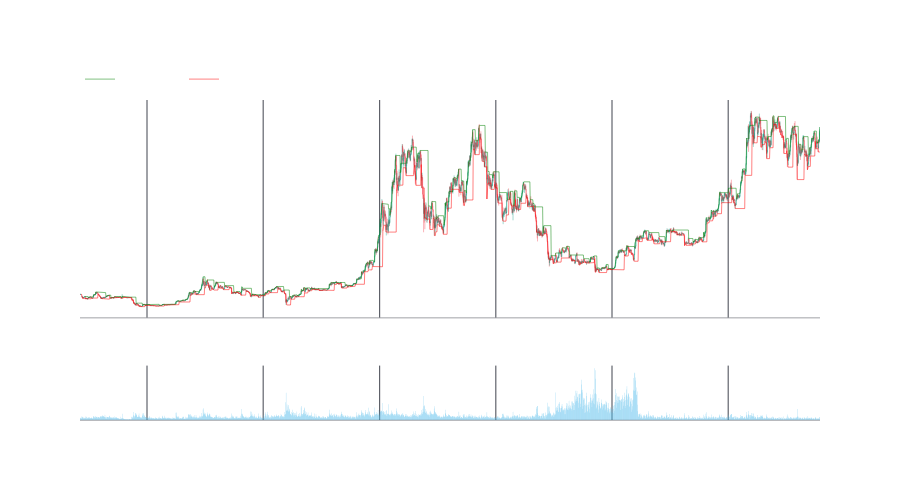

Notebook source saved alongside this figure:
### Code cell
indicators = [
     {'col': 'ha_trend_up','name': 'ha_trend_up','color': 'green','row': 1, 'mode':'lines',},
     {'col': 'ha_trend_down','name': 'ha_trend_down','color': 'red','row': 1, 'mode':'lines',},
     #{'col': 'st_high','name': 'ST High','color': 'green','row': 1, 'mode':'markers',},
     #   {'col': 'FL_0.0%', 'name': 'FL_0.0%', 'color': 'red', 'row': 1, 'mode': 'lines', }, 
     #   {'col': 'FL_gold1', 'name': 'FL_gold1', 'color': 'orange', 'row': 1, 'mode': 'lines', }, 
     #   {'col': 'FL_gold2', 'name': 'FL_gold2', 'color': 'orange', 'row': 1, 'mode': 'lines', }, 
     #   {'col': 'FL_100.0%', 'name': 'FL_100.0%', 'color': 'green', 'row': 1, 'mode': 'lines', }, 
        ]

indicators_out = [
     #{'col': 'sign_acum','name': 'sign_acum','color': 'yellow','row': 1, 'mode':'lines',},
     #{'col': 'VOL_perc','name': 'Volume_SMA','color': 'green','row': 1, 'mode':'lines',},
        ]

#https://plotly.com/python/reference/scatter/#scatter-marker-symbol
events = [
       #{'df':df,'col':'buy','name': 'BUY','color': 'green','symbol': 'triangle-up' }, 
       #{'df':df,'col':'sell','name': 'SELL','color': 'red','symbol': 'triangle-down' }, 
     ]


fig = fn.ohlc_chart(df,indicators=indicators,indicators_out=indicators_out,events=events,) 
fig.show()

### Figure 1 — Plotly figure (JSON) as saved in the notebook; plotly's stock layout.template omitted (floating-point values rounded to 4 significant figures; data arrays with more than 128 entries replaced by an {"elided": "..."} marker saying what was removed)
{"data": [{"close": {"elided": "2325 float values"}, "decreasing": {"line": {"color": "rgba(242,54,69,0.5)"}}, "high": {"elided": "2325 float values"}, "increasing": {"line": {"color": "rgba(8,153,129,0.5)"}}, "line": {"width": 0.75}, "low": {"elided": "2325 float values"}, "name": "BTCUDST", "open": {"elided": "2325 float values"}, "showlegend": false, "type": "candlestick", "x": {"elided": "2325 str values"}, "xaxis": "x", "yaxis": "y"}, {"line": {"width": 0.5}, "marker": {"color": "green"}, "mode": "lines", "name": "ha_trend_up", "type": "scatter", "x": {"elided": "2311 str values"}, "xaxis": "x", "y": {"elided": "2311 float values"}, "yaxis": "y"}, {"line": {"width": 0.5}, "marker": {"color": "red"}, "mode": "lines", "name": "ha_trend_down", "type": "scatter", "x": {"elided": "2320 str values"}, "xaxis": "x", "y": {"elided": "2320 float values"}, "yaxis": "y"}, {"marker": {"color": "rgba(83,189,235,0.75)", "line": {"width": 0}}, "name": "Volumen", "showlegend": false, "type": "bar", "x": {"elided": "2325 str values"}, "xaxis": "x2", "y": {"elided": "2325 float values"}, "yaxis": "y2"}], "layout": {"font": {"color": "#ffffff", "family": "Helvetica"}, "height": 500, "legend": {"orientation": "h", "x": 0, "xanchor": "left", "y": 1.02, "yanchor": "bottom"}, "modebar": {"bgcolor": "rgba(0,0,0,0)"}, "paper_bgcolor": "rgba(0,0,0,0)", "plot_bgcolor": "rgba(0,0,0,0)", "xaxis": {"anchor": "y", "domain": [0, 1], "gridcolor": "#40444e", "linecolor": "#40444e", "linewidth": 0.5, "matches": "x2", "rangeslider": {"visible": false}, "showline": true, "showticklabels": false}, "xaxis2": {"anchor": "y2", "domain": [0, 1], "gridcolor": "#40444e", "linecolor": "#40444e", "linewidth": 0.5, "showline": true}, "yaxis": {"anchor": "x", "domain": [0.32, 1], "gridcolor": "rgba(0,0,0,0)", "linecolor": "#40444e", "linewidth": 0.5, "showline": false, "showticklabels": true, "title": {"text": "Precio"}, "zeroline": false}, "yaxis2": {"anchor": "x2", "domain": [0, 0.17], "gridcolor": "rgba(0,0,0,0)", "linecolor": "#40444e", "linewidth": 0.5, "showline": false, "showticklabels": true, "title": {"text": "Volume"}, "zeroline": false}}}
